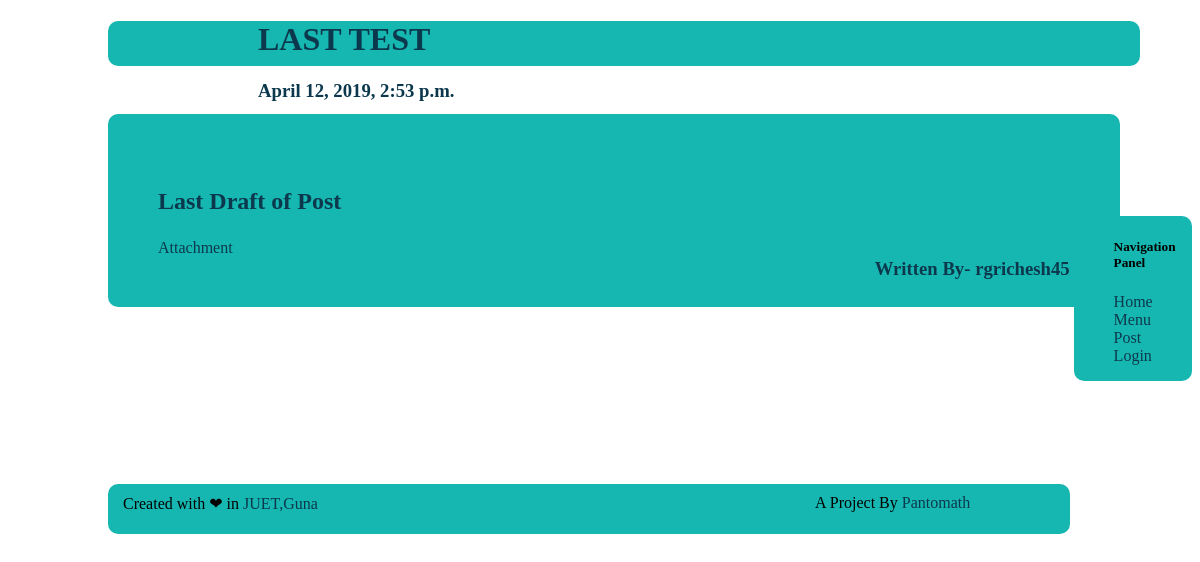
Page /route/45/ on the committed database.
### users/models.py (models this page shows, shortened)
class NoticeBoard(models.Model):
	author = models.ForeignKey(User, on_delete=models.CASCADE)
	title = models.CharField(max_length=100,unique = True)
	notice = models.TextField(max_length=1000,default='',unique = True)
	date = models.DateTimeField(default = timezone.now)
	url = models.URLField(max_length=100,blank = True)
	docs = models.FileField(upload_to='docs',blank=True)

### users/views.py (the view)
# urls.py: path('route/<int:pk>/',notice_detail.as_view(),name="notice_detail"),
class notice_detail(DetailView):
	model = NoticeBoard

### users/templates/users/noticeboard_detail.html (shortened to what this page needs)
<!DOCTYPE html>
<html>
<head>
</head>
<body>
	{% block header %}
		<div class="header">
			<h1 class="heading"> {{ object.title }}</h1>
			<h3 class="date"> {{ object.date }}</h3>
		</div>
	{% endblock header %}
<div class="navigation">
	<ul>
						<h5>Navigation Panel</h5>
			<li><a id="normal" href="{% url 'home' %}" title="Home Page" class="link">Home</a></li>
			<li><a id="normal" href="{% url 'menu' %}" title="Menu Page">Menu</a></li>
			<li><a id="normal" href="{% url 'notice' %}" title="Notice post form">Post</a></li>
			{% if user.is_authenticated %}
				<li><a id="normal" href="{% url 'logout' %}" title="logout">Logout</a></li>
			{% else %}
				<li><a id="normal" href="{% url 'login' %}" title="login">Login</a></li>
			{% endif %}
	</ul>
</div>
{% block content-box %}
	<div class="content-box">
		<p class="content">{{ object.notice }}</p>
		<a href='{{ object.docs.url }}'>Attachment</a>
		<h3 class="author">Written By- {{ object.author }}</h3>
	</div>
{% endblock content-box %}
{% block footer %}
<div class="footer">
	Created with &#10084; in <a href="https://www.juet.ac.in/" target="_blank" alt="Jaypee University of Engineering and Technology">JUET,Guna</a><span class="cred">A Project By <a href="{% url 'about' %}">Pantomath</span>
</div>
{% endblock footer %}
</body>
</html>

### users/templates/users/noticeboard_detail.html (style rules this page uses)
.author { float:right; }
div.header { display:block; padding-left:150px; background-color:rgb(23,183,177); color:rgb(12,56,77); width:74.5%; height:45px; border-radius:10px; margin-left:100px; }
.heading { width:90%; font-weight:bolder; font-size:2em; }
div.content-box { width:77%; margin-left:100px; margin-top:4%; background-color:rgb(23,183,177); color:rgb(12,56,77); padding:50px; border-radius:10px; }
p.content { font-weight: bold; font-size: 1.5em; }
a { text-decoration:none; color:rgb(12,56,77); }
div.navigation { display:block; float:right; background-color:rgb(23,183,177); width:10%; margin-top:150px; border-radius:10px; }
div.footer { width:80%; background-color:rgb(23,183,177); margin-top:15%; margin-left:100px; height:40px; padding-left:15px; padding-top:10px; border-radius:10px; }
li { list-style-type: none; }
span.cred { float:right; padding-right:100px; }

### rows in the picture
NoticeBoard: title "LAST TEST", date "April 12, 2019, 2:53 p.m.", notice "Last Draft of Post", author "rgrichesh45"
